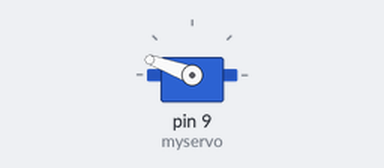
The sketch below on a simulated Arduino Uno, built with avr-gcc and run on an emulated ATmega328P. Shown: servo.

Above: at 0.05 s.
At 1.65 s:
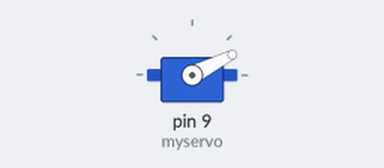
At 3.25 s:
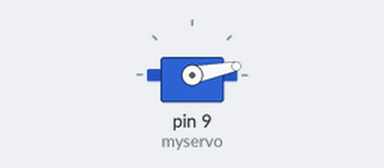
At 6.45 s:
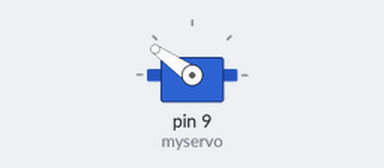
Timing chart, 0 to 11.2 s (numbered marks = the images above):
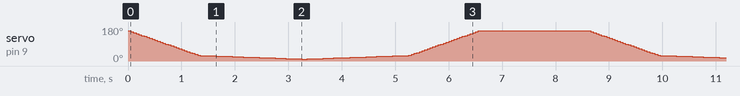

The sketch:

COMP444_CircuitTaskExercise.ino
```cpp
#include <Servo.h>

int servoPosition;

Servo myservo;

void setup() {

  myservo.attach(9);
  myservo.write(160);
  //Serial.begin(9600); All serial montior usage was for troubleshooting and verification
}

void loop() {

for (servoPosition = 160; servoPosition >= 30; servoPosition -= 5){
    myservo.write(servoPosition);
    delay(50);
    //Serial.println(servoPosition);
  }

  for (servoPosition = 29; servoPosition >= 11; servoPosition -= 1){
    myservo.write(servoPosition);
    delay(100);
    //Serial.println(servoPosition);
  }

    for (servoPosition = 10; servoPosition <= 29; servoPosition += 1){
    myservo.write(servoPosition);
    delay(100);
    //Serial.println(servoPosition);
  }

  for (servoPosition = 30; servoPosition <= 160; servoPosition += 5){
    myservo.write(servoPosition);
    delay(50);
    //Serial.println(servoPosition);
  }

  delay(2000);

}
```
